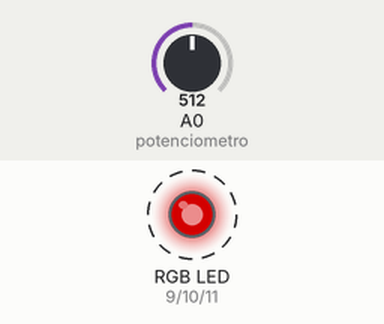
This sketch was run on a simulated Arduino Uno, built with avr-gcc and run on an emulated ATmega328P. On the bench: an RGB LED mixed from three pins (HIGH = lit). Dashed ring = blinking. The test bench sets the inputs (shaded band); at power-on: A0 (potenciometro) = 512. Dim RGB values are drawn brighter than linear.

Above: at 1.4 s.
1.5 s: A0 (potenciometro) set to 716
4.7 s: A0 (potenciometro) set to 900
At 5.55 s:
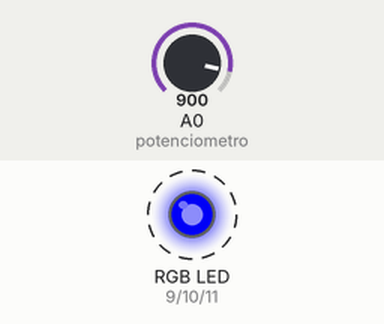
7.9 s: A0 (potenciometro) set to 511
At 10.95 s:
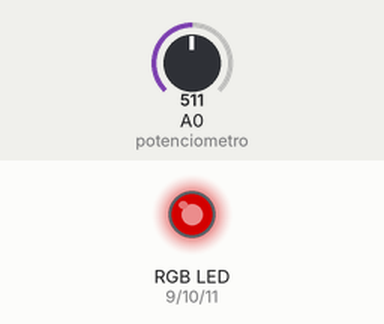
11.1 s: A0 (potenciometro) set to 122
Timing chart, 0 to 18.5 s (numbered marks = the images above; inputs shaded):
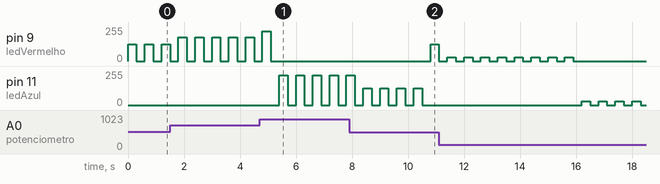

The sketch:

rgb-sinalizacao.ino
```cpp
/*
====================================================
 Sistema de Alerta para Situações de Emergência
 Arduino UNO R3

 Vermelho Piscando -> Perigo
 Azul Piscando -> Saída Segura

 Potenciômetro:
 Controla o brilho do LED através de PWM.

====================================================
*/

// -------------------------------
// Definição dos pinos do LED RGB
// -------------------------------
const int ledVermelho = 9;     // PWM
const int ledVerde = 10;       // PWM (não será utilizado)
const int ledAzul = 11;        // PWM

// -------------------------------
// Potenciômetro
// -------------------------------
const int potenciometro = A0;

// -------------------------------
// Variáveis
// -------------------------------
int brilho = 255;

// Estado atual
bool perigo = true;

// Controle do tempo
unsigned long tempoAnterior = 0;

// Alternância entre estados
const unsigned long intervalo = 5000;

void setup()
{
    // Configura os pinos do LED como saída
    pinMode(ledVermelho, OUTPUT);
    pinMode(ledVerde, OUTPUT);
    pinMode(ledAzul, OUTPUT);

    // Potenciômetro como entrada
    pinMode(potenciometro, INPUT);
}

void loop()
{
    // ==================================================
    // Lê o potenciômetro
    // Valor de 0 a 1023
    // ==================================================
    int leitura = analogRead(potenciometro);

    // ==================================================
    // Converte para brilho PWM
    // PWM varia de 0 até 255
    // ==================================================
    brilho = map(leitura, 0, 1023, 0, 255);

    // ==================================================
    // Alterna entre perigo e saída segura
    // a cada 5 segundos
    // ==================================================
    if (millis() - tempoAnterior >= intervalo)
    {
        perigo = !perigo;
        tempoAnterior = millis();
    }

    // ==================================================
    // Estado PERIGO
    // ==================================================
    if (perigo)
    {
        analogWrite(ledVermelho, brilho);
        analogWrite(ledAzul, 0);

        delay(300);

        analogWrite(ledVermelho, 0);

        delay(300);
    }

    // ==================================================
    // Estado SAÍDA SEGURA
    // ==================================================
    else
    {
        analogWrite(ledAzul, brilho);
        analogWrite(ledVermelho, 0);

        delay(300);

        analogWrite(ledAzul, 0);

        delay(300);
    }
}
```

Measured:
- after the input at 7.9 s, pin 9 (ledVermelho): 0/255 → 127/255 after 2.9 s
